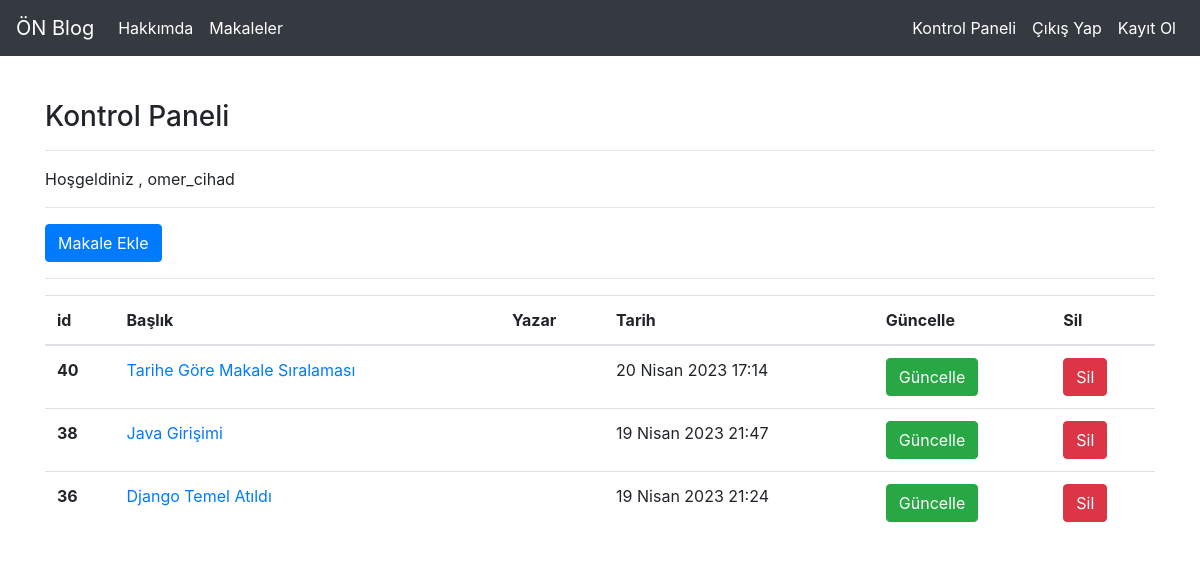
Screenshot of /articles/dashboard/ (signed in) with the database file from the repository.
### article/models.py (models this page shows, shortened)
class Article(models.Model):
    author = models.ForeignKey(
        "auth.User", on_delete=models.CASCADE, verbose_name="Yazar")
    title = models.CharField(max_length=50, verbose_name="Başlık")
    content = RichTextField(verbose_name="İçerik")
    created_date = models.DateTimeField(
        auto_now_add=True, verbose_name="Oluşturulma Tarihi")
    article_image = models.FileField(
        null=True, blank=True, verbose_name="Makaleye Resim Ekleyin")
    class Meta:
        ordering = ['-created_date']

### article/views.py (the view)
# urls.py: path('dashboard/', views.dashboard, name="dashboard"),
@login_required(login_url="user:login")
def dashboard(request):
    articles = Article.objects.filter(author=request.user)
    context = {
        "articles": articles
    }
    return render(request, "dashboard.html", context)

### templates/dashboard.html
{% extends "layout.html" %} {% block body %}
<h3>Kontrol Paneli</h3>
<hr />
<p>Hoşgeldiniz , {{request.user.username}}</p>
<hr />
<a href="{% url 'article:addarticle' %}" class="btn btn-primary">Makale Ekle</a>
<hr />
{% if articles %}
<table class="table">
  <thead>
    <tr>
      <th scope="col">id</th>
      <th scope="col">Başlık</th>
      <th scope="col">Yazar</th>
      <th scope="col">Tarih</th>
      <th scope="col">Güncelle</th>
      <th scope="col">Sil</th>
    </tr>
  </thead>
  <tbody>
    {% for article in articles %}
    <tr>
      <th scope="row">{{article.id}}</th>
      <td>
        <a href="{% url 'article:detail' article.id %}">{{article.title}}</a>
      </td>
      <td>{{article.auth.username}}</td>
      <td>{{article.created_date}}</td>
      <td>
        <a href="{% url 'article:update' article.id %}" class="btn btn-success"
          >Güncelle</a
        >
      </td>
      <td>
        <a href="{% url 'article:delete' article.id %}" class="btn btn-danger"
          >Sil</a
        >
      </td>
    </tr>
    {% endfor %}
  </tbody>
</table>
{% else %}
<div class="alert alert-danger">Henüz Bir Makaleniz Bulunmuyor...</div>
{% endif %} {% endblock body %}

### rows the page displays
Article: id "40", title "Tarihe Göre Makale Sıralaması", created_date "20 Nisan 2023 17:14"
Article: id "38", title "Java Girişimi", created_date "19 Nisan 2023 21:47"
Article: id "36", title "Django Temel Atıldı", created_date "19 Nisan 2023 21:24"

### other values shown
{{ request.user.username }} "omer_cihad"
